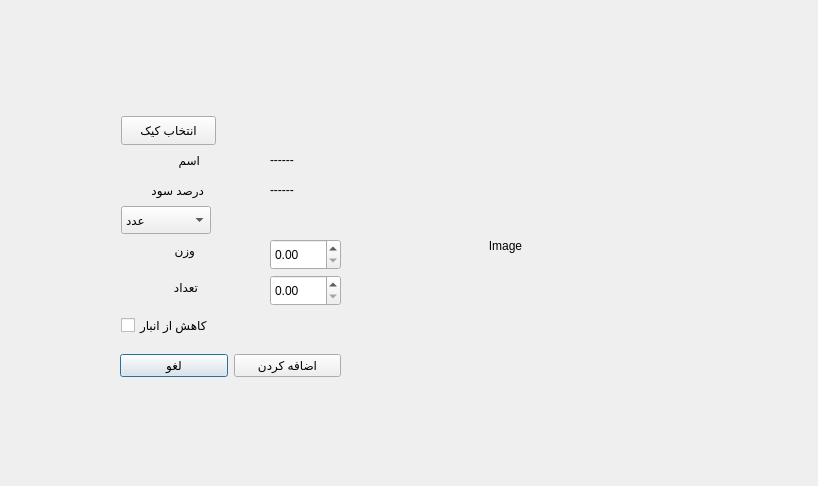
<?xml version="1.0" encoding="UTF-8"?>
<ui version="4.0">
 <class>AddCakeToDaily</class>
 <widget class="QDialog" name="AddCakeToDaily">
  <property name="geometry">
   <rect>
    <x>0</x>
    <y>0</y>
    <width>818</width>
    <height>486</height>
   </rect>
  </property>
  <property name="windowTitle">
   <string>Dialog</string>
  </property>
  <widget class="QLabel" name="Name">
   <property name="geometry">
    <rect>
     <x>270</x>
     <y>150</y>
     <width>51</width>
     <height>20</height>
    </rect>
   </property>
   <property name="text">
    <string>------</string>
   </property>
  </widget>
  <widget class="QLabel" name="PricePercent">
   <property name="geometry">
    <rect>
     <x>270</x>
     <y>180</y>
     <width>51</width>
     <height>20</height>
    </rect>
   </property>
   <property name="text">
    <string>------</string>
   </property>
  </widget>
  <widget class="QLabel" name="Image">
   <property name="geometry">
    <rect>
     <x>370</x>
     <y>120</y>
     <width>271</width>
     <height>251</height>
    </rect>
   </property>
   <property name="text">
    <string>Image</string>
   </property>
   <property name="alignment">
    <set>Qt::AlignmentFlag::AlignCenter</set>
   </property>
  </widget>
  <widget class="QLabel" name="label">
   <property name="geometry">
    <rect>
     <x>160</x>
     <y>150</y>
     <width>40</width>
     <height>20</height>
    </rect>
   </property>
   <property name="text">
    <string>اسم</string>
   </property>
  </widget>
  <widget class="QLabel" name="label_2">
   <property name="geometry">
    <rect>
     <x>120</x>
     <y>180</y>
     <width>84</width>
     <height>20</height>
    </rect>
   </property>
   <property name="text">
    <string>درصد سود</string>
   </property>
  </widget>
  <widget class="QComboBox" name="comboBox">
   <property name="geometry">
    <rect>
     <x>121</x>
     <y>206</y>
     <width>90</width>
     <height>28</height>
    </rect>
   </property>
   <item>
    <property name="text">
     <string>عدد</string>
    </property>
   </item>
   <item>
    <property name="text">
     <string>کیلوگرم</string>
    </property>
   </item>
  </widget>
  <widget class="QLabel" name="label_3">
   <property name="geometry">
    <rect>
     <x>150</x>
     <y>240</y>
     <width>45</width>
     <height>20</height>
    </rect>
   </property>
   <property name="text">
    <string>وزن</string>
   </property>
  </widget>
  <widget class="QLabel" name="label_4">
   <property name="geometry">
    <rect>
     <x>121</x>
     <y>277</y>
     <width>77</width>
     <height>20</height>
    </rect>
   </property>
   <property name="text">
    <string>تعداد</string>
   </property>
  </widget>
  <widget class="QDoubleSpinBox" name="doubleSpinBoxWeight">
   <property name="geometry">
    <rect>
     <x>270</x>
     <y>239</y>
     <width>71</width>
     <height>31</height>
    </rect>
   </property>
  </widget>
  <widget class="QDoubleSpinBox" name="doubleSpinBoxQuantity">
   <property name="geometry">
    <rect>
     <x>270</x>
     <y>275</y>
     <width>71</width>
     <height>31</height>
    </rect>
   </property>
  </widget>
  <widget class="QWidget" name="layoutWidget">
   <property name="geometry">
    <rect>
     <x>120</x>
     <y>350</y>
     <width>221</width>
     <height>31</height>
    </rect>
   </property>
   <layout class="QHBoxLayout" name="horizontalLayout">
    <item>
     <widget class="QPushButton" name="pushButton_4">
      <property name="text">
       <string>لغو</string>
      </property>
     </widget>
    </item>
    <item>
     <widget class="QPushButton" name="AddBtn">
      <property name="text">
       <string>اضافه کردن</string>
      </property>
     </widget>
    </item>
   </layout>
  </widget>
  <widget class="QCheckBox" name="reduceInventoryCheckBox">
   <property name="geometry">
    <rect>
     <x>121</x>
     <y>313</y>
     <width>142</width>
     <height>25</height>
    </rect>
   </property>
   <property name="text">
    <string>کاهش از انبار</string>
   </property>
  </widget>
  <widget class="QPushButton" name="chooseCake">
   <property name="geometry">
    <rect>
     <x>121</x>
     <y>116</y>
     <width>95</width>
     <height>29</height>
    </rect>
   </property>
   <property name="text">
    <string>انتخاب کیک</string>
   </property>
  </widget>
 </widget>
 <resources/>
 <connections/>
</ui>
